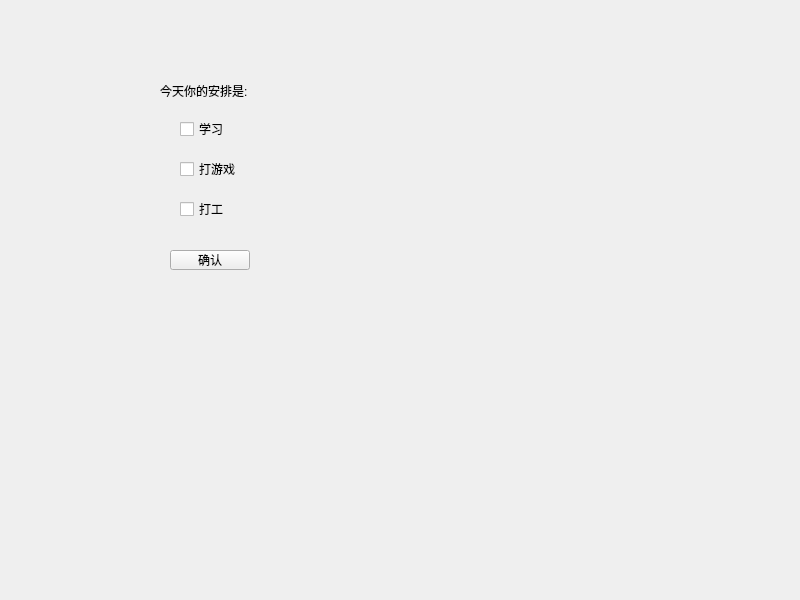
<?xml version="1.0" encoding="UTF-8"?>
<ui version="4.0">
 <class>Widget</class>
 <widget class="QWidget" name="Widget">
  <property name="geometry">
   <rect>
    <x>0</x>
    <y>0</y>
    <width>800</width>
    <height>600</height>
   </rect>
  </property>
  <property name="windowTitle">
   <string>Widget</string>
  </property>
  <widget class="QLabel" name="label">
   <property name="geometry">
    <rect>
     <x>160</x>
     <y>80</y>
     <width>351</width>
     <height>21</height>
    </rect>
   </property>
   <property name="text">
    <string>今天你的安排是: </string>
   </property>
  </widget>
  <widget class="QCheckBox" name="checkBox_study">
   <property name="geometry">
    <rect>
     <x>180</x>
     <y>120</y>
     <width>73</width>
     <height>18</height>
    </rect>
   </property>
   <property name="text">
    <string>学习</string>
   </property>
  </widget>
  <widget class="QCheckBox" name="checkBox_game">
   <property name="geometry">
    <rect>
     <x>180</x>
     <y>160</y>
     <width>73</width>
     <height>18</height>
    </rect>
   </property>
   <property name="text">
    <string>打游戏</string>
   </property>
  </widget>
  <widget class="QCheckBox" name="checkBox_work">
   <property name="geometry">
    <rect>
     <x>180</x>
     <y>200</y>
     <width>73</width>
     <height>18</height>
    </rect>
   </property>
   <property name="text">
    <string>打工</string>
   </property>
  </widget>
  <widget class="QPushButton" name="pushButton">
   <property name="geometry">
    <rect>
     <x>170</x>
     <y>250</y>
     <width>80</width>
     <height>20</height>
    </rect>
   </property>
   <property name="text">
    <string>确认</string>
   </property>
  </widget>
 </widget>
 <resources/>
 <connections/>
</ui>
